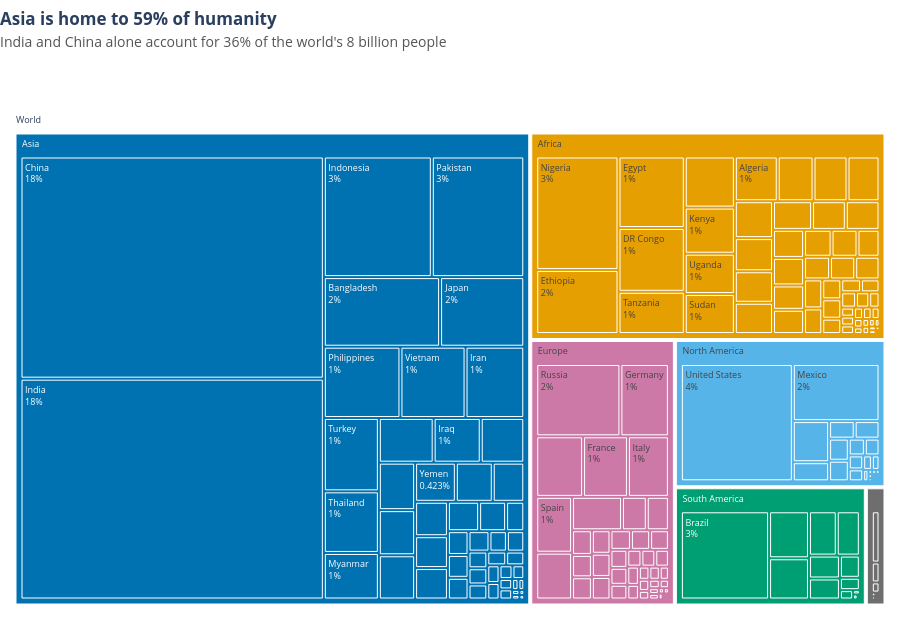

This figure's notebook cell:
### Markdown cell above
**Chart choice & justification:** A **treemap**, because the question asks for a part-to-whole distribution at two nested levels (continent → country) in one figure, which is what treemap area and nesting do. Colour marks the continent, labels show the share of the world total, and tiny countries stay unlabelled (hover for details) to avoid clutter.

### Code cell
# Q6 — treemap: World → continent → country, area = 2022 population
total = df['2022 Population'].sum()
asia_share = df.loc[df['Continent'] == 'Asia', '2022 Population'].sum() / total * 100
top2_share = df.nlargest(2, '2022 Population')['2022 Population'].sum() / total * 100

fig = px.treemap(df, path=[px.Constant('World'), 'Continent', 'Country'], values='2022 Population',
                 color='Continent', color_discrete_map={**CONT_COLORS, '(?)': '#FFFFFF'}, template='plotly_white')
fig.update_traces(textinfo='label+percent root', marker_line=dict(width=1, color='white'),
                  hovertemplate='<b>%{label}</b><br>Population: %{value:,.0f}<br>Share of world: %{percentRoot:.1%}<extra></extra>')
fig.update_layout(title=insight_title(f"Asia is home to {asia_share:.0f}% of humanity",
                                      f"India and China alone account for {top2_share:.0f}% of the world's 8 billion people"),
                  height=620, margin=dict(l=10, r=10, t=110, b=10), uniformtext=dict(minsize=9, mode='hide'))
fig.show()

### Figure 1 — Plotly figure (JSON) as saved in the notebook; plotly's stock layout.template omitted (floating-point values rounded to 4 significant figures; data arrays with more than 128 entries replaced by an {"elided": "..."} marker saying what was removed)
{"data": [{"branchvalues": "total", "customdata": {"elided": "241x1 str values"}, "domain": {"x": [0, 1], "y": [0, 1]}, "hovertemplate": "<b>%{label}</b><br>Population: %{value:,.0f}<br>Share of world: %{percentRoot:.1%}<extra></extra>", "ids": {"elided": "241 str values"}, "labels": {"elided": "241 str values"}, "marker": {"colors": {"elided": "241 str values"}, "line": {"color": "white", "width": 1}}, "name": "", "parents": {"elided": "241 str values"}, "textinfo": "label+percent root", "type": "treemap", "values": {"elided": "241 float values"}}], "layout": {"height": 620, "legend": {"tracegroupgap": 0}, "margin": {"b": 10, "l": 10, "r": 10, "t": 110}, "title": {"text": "<b>Asia is home to 59% of humanity</b><br><span style='font-size:14px;color:#555'>India and China alone account for 36% of the world's 8 billion people</span>", "x": 0, "xanchor": "left", "y": 0.96, "yanchor": "top"}, "uniformtext": {"minsize": 9, "mode": "hide"}}}
